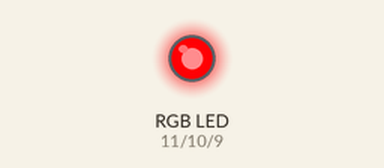
Recording of a sketch running on a simulated Arduino Uno, built with avr-gcc and run on an emulated ATmega328P. On the bench: an RGB LED mixed from three pins (HIGH = lit).

Above: at 0.05 s.
At 1.85 s:
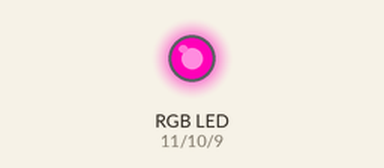
At 3.75 s:
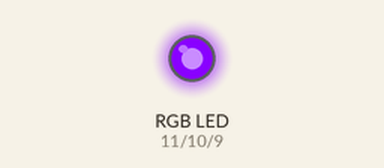
At 7.45 s:
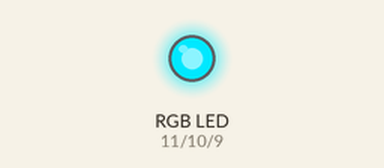
At 11.15 s:
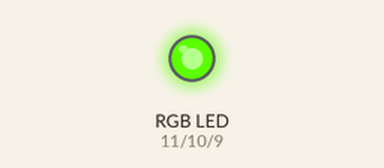
At 14.85 s:
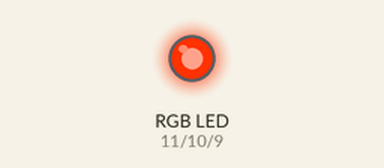
Timing chart, 0 to 20.0 s (numbered marks = the images above):
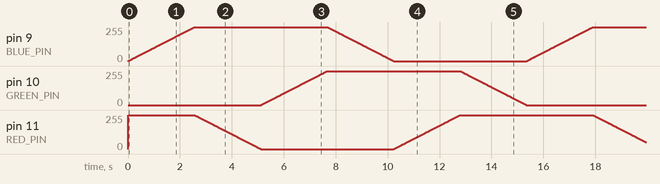

The sketch:

rgb_led.ino
```cpp
const int RED_PIN = 11;
const int GREEN_PIN = 10;
const int BLUE_PIN = 9;


void setup() {
  // put your setup code here, to run once:
  pinMode(RED_PIN, OUTPUT);
  pinMode(GREEN_PIN, OUTPUT);
  pinMode(BLUE_PIN, OUTPUT);
  //Serial.begin(9600);
}

void loop() {
  // put your main code here, to run repeatedly:
  color_loop();

}

void color_loop(){
  int r = 255;
  int g,b = 0;
  for(int i = 0; i < 1530; i++){
    analogWrite(RED_PIN, r);
    analogWrite(BLUE_PIN, b);
    analogWrite(GREEN_PIN, g);
    delay(10);
    /*Serial.print("R:");
    Serial.print(r);
    Serial.print(" G:");
    Serial.print(g);
    Serial.print(" B:");
    Serial.println(b);*/
    if(i >= 0 && i < 255){
      b++;
    }else if(i >= 255 && i < 510){
      r--;
    }else if(i >= 510 && i < 765){
      g++;
    }else if(i >= 765 && i < 1020){
      b--;
    }else if(i >= 1020 && i < 1275){
      r++;
    }else if(i >= 1275 && i < 1530){
      g--;
    }
  }
}
```
